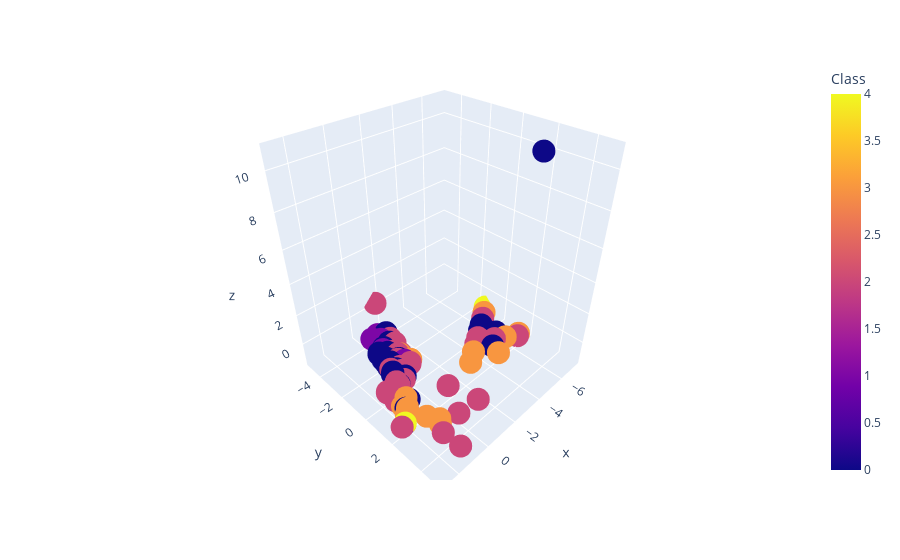

Here is the notebook cell this chart was saved with:
### Markdown cell above
Constate que les classes sont difficilement séparables dans ce sous-espace. Examinons maintenant la dispersion des classes dans $\mathbb{R}^3$.

### Code cell
import plotly.express as px

fig = px.scatter_3d(df_acp, x=Z[:, 0], y=Z[:, 1], z=Z[:, 2], color="Class")
fig.show()

### Figure 1 — Plotly figure (JSON) as saved in the notebook; plotly's stock layout.template omitted (floating-point values rounded to 4 significant figures; data arrays with more than 128 entries replaced by an {"elided": "..."} marker saying what was removed)
{"data": [{"hovertemplate": "x=%{x}<br>y=%{y}<br>z=%{z}<br>Class=%{marker.color}<extra></extra>", "legendgroup": "", "marker": {"color": {"elided": "132 int values"}, "coloraxis": "coloraxis", "symbol": "circle"}, "mode": "markers", "name": "", "scene": "scene", "showlegend": false, "type": "scatter3d", "x": {"elided": "132 float values"}, "y": {"elided": "132 float values"}, "z": {"elided": "132 float values"}}], "layout": {"coloraxis": {"colorbar": {"title": {"text": "Class"}}, "colorscale": [[0, "#0d0887"], [0.1111, "#46039f"], [0.2222, "#7201a8"], [0.3333, "#9c179e"], [0.4444, "#bd3786"], [0.5556, "#d8576b"], [0.6667, "#ed7953"], [0.7778, "#fb9f3a"], [0.8889, "#fdca26"], [1, "#f0f921"]]}, "legend": {"tracegroupgap": 0}, "margin": {"t": 60}, "scene": {"domain": {"x": [0, 1], "y": [0, 1]}, "xaxis": {"title": {"text": "x"}}, "yaxis": {"title": {"text": "y"}}, "zaxis": {"title": {"text": "z"}}}}}
